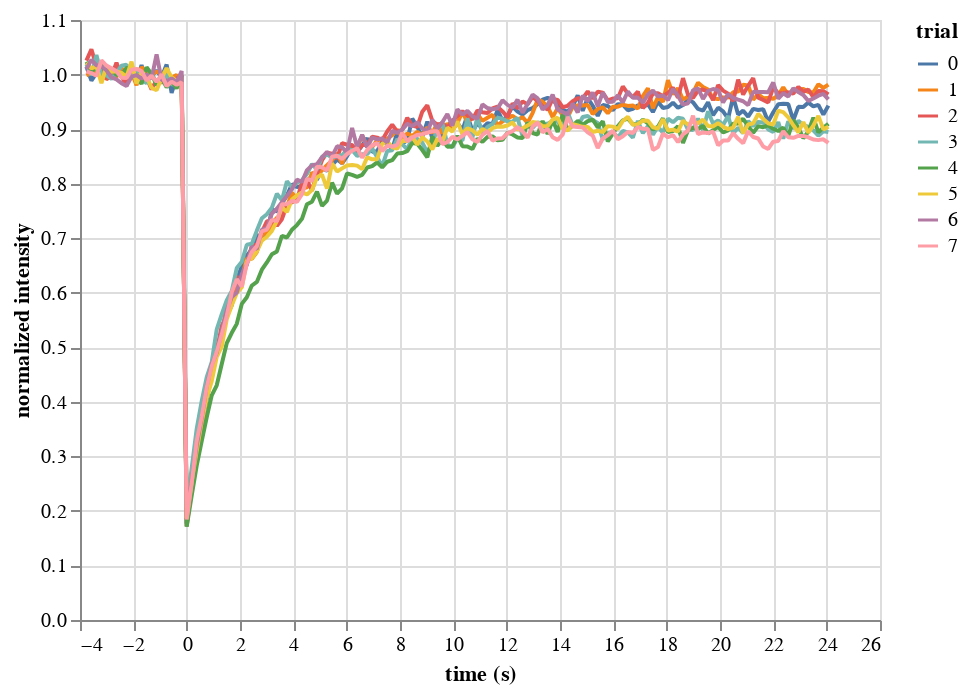

Notebook source saved alongside this figure:
### Markdown cell above
First let's plot the data and get an idea of how it looks.

### Code cell
alt.Chart(df
    ).mark_line(
        strokeJoin='bevel'
    ).encode(
        x=alt.X('time:Q', title='time (s)'),
        y=alt.Y('normalized_intensity:Q', title='normalized intensity'),
        color='trial:N',
        order='time:Q'
    )

### Figure 1 — Vega-Lite specification as saved in the notebook (floating-point values rounded to 4 significant figures; data arrays with more than 128 entries replaced by an {"elided": "..."} marker saying what was removed)
{"$schema": "https://vega.github.io/schema/vega-lite/v2.6.0.json", "config": {"view": {"height": 300, "width": 400}}, "data": {"name": "data-71abff5d328e46e0dd0520011c39d72b"}, "datasets": {"data-71abff5d328e46e0dd0520011c39d72b": {"elided": "1192 records"}}, "encoding": {"color": {"field": "trial", "type": "nominal"}, "order": {"field": "time", "type": "quantitative"}, "x": {"field": "time", "title": "time (s)", "type": "quantitative"}, "y": {"field": "normalized_intensity", "title": "normalized intensity", "type": "quantitative"}}, "mark": {"strokeJoin": "bevel", "type": "line"}}
